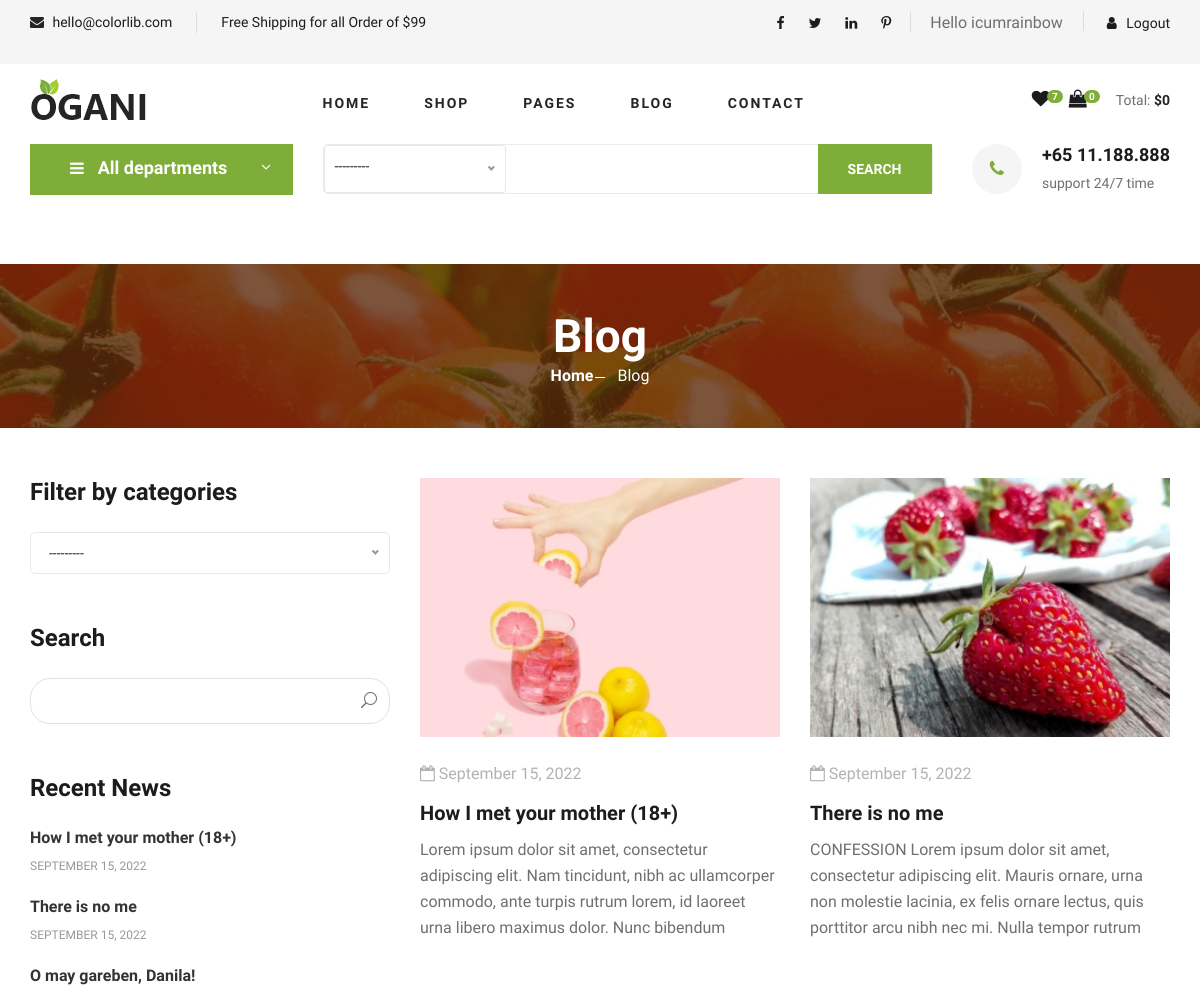
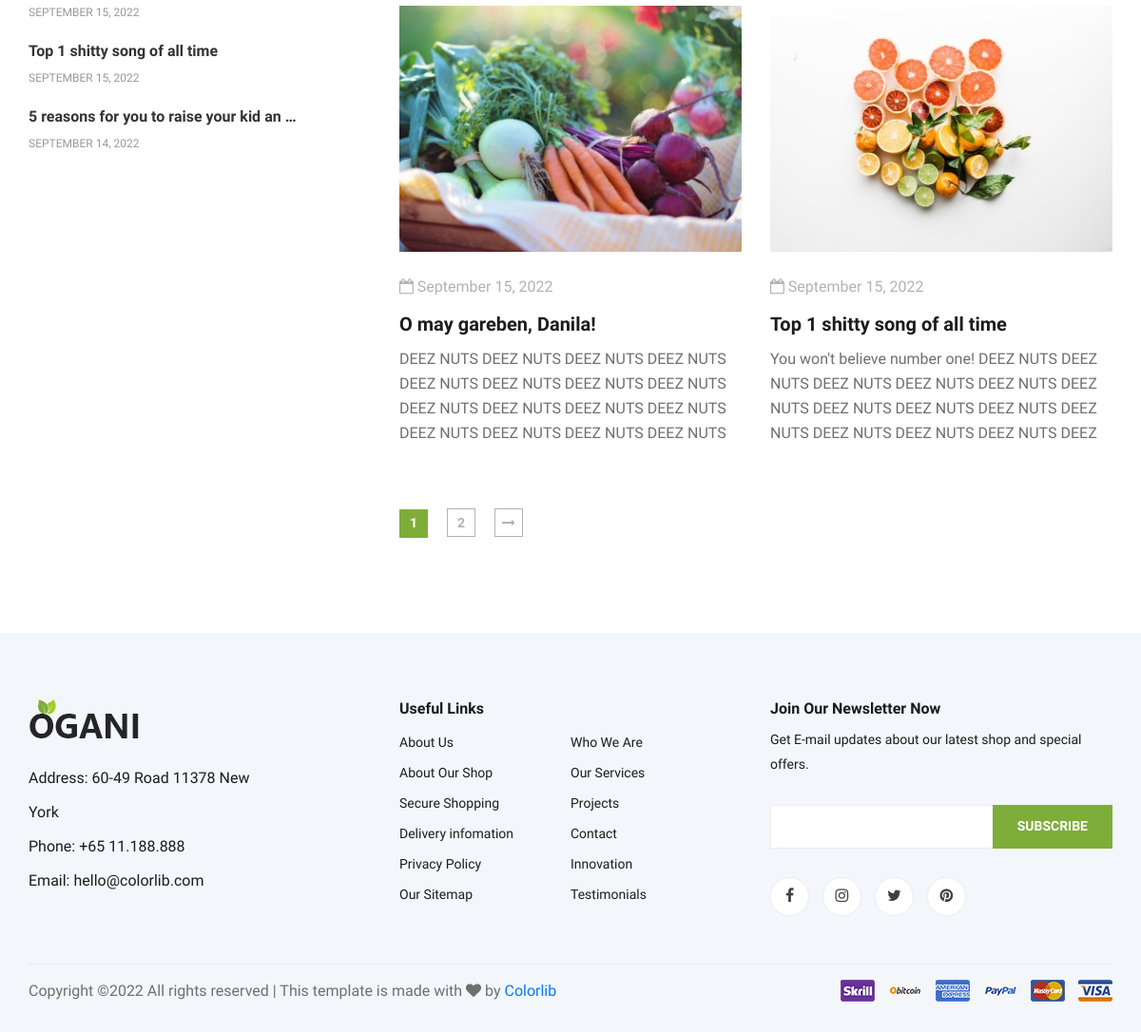
The app's page /blog/ (signed in) with its own data (2 pictures, top to bottom).
### customer/models.py (models this page shows, shortened)
class User(AbstractUser):
    username = models.CharField('Username', blank=False, max_length=100, unique=True)
    email = models.EmailField('Email', default=False, blank=False)
    phone = models.CharField('Phone', max_length=12)
    REQUIRED_FIELDS = ['first_name', 'last_name', 'email', 'phone']
    USERNAME_FIELD = 'username'
    class Meta:
        verbose_name = 'User'
        verbose_name_plural = 'Users'
        indexes = [models.Index(fields=['id', 'password', 'last_login', 'is_superuser', 'first_name', 'last_name', 'is_staff', 'is_active', 'date_joined', 'username', 'email', 'phone'])]

### posts/models.py (models this page shows, shortened)
class Post(models.Model):
    author = models.CharField('Author', max_length=100, null=False)
    avatar = models.ImageField('Avatar', default='details-author.jpg')
    heading = models.CharField('Heading', max_length=200, null=False)
    picture = models.ImageField('Image', default='product-1.jpg')
    content = models.TextField('Content')
    created_at = models.DateTimeField('Created at', default=datetime.now)
    category = models.ForeignKey(to=PostCategory, verbose_name='Category', on_delete=models.CASCADE, default='', related_name='posts')
    class Meta:
        verbose_name = 'Post'
        verbose_name_plural = 'Posts'
        indexes = [models.Index(fields=['id', 'author', 'heading', 'picture', 'content', 'created_at', 'category_id', 'avatar'])]

### posts/views.py (the view)
# urls.py: path('blog/', views.blog_view, name='blog'),
def blog_view(request):
    categories = PostCategory.objects.all()
    posts_by_date = Post.objects.order_by('-created_at')
    post_heading = request.GET.get('heading', '')
    category = request.GET.get('category', False)
    query_params = {'heading__icontains': post_heading}
    if category:
        query_params['category_id'] = int(category)
    posts = posts_by_date.filter(**query_params)
    posts = PostFilter(request.GET, queryset=posts)
    paginator = Paginator(posts.qs, 4)
    page_number = request.GET.get('page', 1)
    page = paginator.get_page(page_number)
    context = {
        'post_categories': categories,
        'posts_by_date': posts_by_date[:6],
        'page': page,
        'posts': posts,
    }
    return render(request, 'blog.html', context)

### templates/blog.html (shortened to what this page needs)
{% extends 'base.html' %}
{% load tags %}
{% load static %}
{% block content %}
    <section class="breadcrumb-section set-bg" data-setbg="{% static 'img/breadcrumb.jpg' %}">
        <div class="container">
            <div class="row">
                <div class="col-lg-12 text-center">
                    <div class="breadcrumb__text">
                        <h2>Blog</h2>
                        <div class="breadcrumb__option">
                            <a href="./index.html">Home</a>
                            <span>Blog</span>
                        </div>
                    </div>
                </div>
            </div>
        </div>
    </section>
    <section class="blog spad">
        <div class="container">
            <div class="row">
                <div class="col-lg-4 col-md-5">
                    <div class="blog__sidebar">
                        <form action="" method="GET">
                            <div class="blog__sidebar__item">
                                <h4>Filter by categories</h4>
                            </div>
                            <div class="blog__sidebar__search">
                                <h4>Search</h4>
                                {{ posts.form.heading }}
                                <button type="submit"><span class="icon_search"></span></button>
                            </div>
                        </form>
                        <div class="blog__sidebar__item">
                            <h4>Recent News</h4>
                            <div class="blog__sidebar__recent">
                                {% for post in posts_by_date %}
                                <a href="{% url 'post' post.id %}" class="blog__sidebar__recent__item">
                                    <div class="blog__sidebar__recent__item__text">
                                        <h6> {{ post.heading|truncatechars:40 }} </h6>
                                        <span>{% format_date post.created_at %}</span>
                                    </div>
                                </a>
                                {% endfor %}
                            </div>
                        </div>
                    </div>
                </div>
                <div class="col-lg-8 col-md-7">
                    <div class="row">
                        {% for post in page %}
                        <div class="col-lg-6 col-md-6 col-sm-6">
                            <div class="blog__item">
                                <div class="blog__item__pic">
                                    <img src="{{ post.picture.url }}" style="object-fit:contain;" alt="">
                                </div>
                                <div class="blog__item__text">
                                    <ul>
                                        <li><i class="fa fa-calendar-o"></i> {% format_date post.created_at %}</li>
                                    </ul>
                                    <h5><a href="{% url 'post' post.id %}">{{ post.heading }}</a></h5>
                                    <p> {{ post.content }} </p>
                                </div>
                            </div>
                        </div>
                        {% endfor %}
                        <div class="col-lg-12">
                            {% if page %}
                                {% include "pagination.html" %}
                            {% endif %}
                        </div>
                    </div>
                </div>
            </div>
        </div>
    </section>
{% endblock %}

### templates/base.html (shortened to what this page needs)
{% load static %}
{% load tags %}
{% load crispy_forms_tags %}
<!DOCTYPE html>
<html lang="zxx">
<head>
    <link rel="stylesheet" href="{% static 'css/bootstrap.min.css' %}" type="text/css">
    <link rel="stylesheet" href="{% static 'css/font-awesome.min.css' %}" type="text/css">
    <link rel="stylesheet" href="{% static 'css/elegant-icons.css' %}" type="text/css">
    <link rel="stylesheet" href="{% static 'css/nice-select.css' %}" type="text/css">
    <link rel="stylesheet" href="{% static 'css/jquery-ui.min.css' %}" type="text/css">
    <link rel="stylesheet" href="{% static 'css/owl.carousel.min.css' %}" type="text/css">
    <link rel="stylesheet" href="{% static 'css/slicknav.min.css' %}" type="text/css">
    <link rel="stylesheet" href="{% static 'css/style.css' %}" type="text/css">
</head>
{% if request.path == "/" %}
<body id="index">
{% else %}
<body>
{% endif %}
<header class="header">
    <div class="header__top">
        <div class="container">
            <div class="row">
                <div class="col-lg-6">
                    <div class="header__top__left">
                        <ul>
                            <li><i class="fa fa-envelope"></i> hello@colorlib.com</li>
                            <li>Free Shipping for all Order of $99</li>
                        </ul>
                    </div>
                </div>
                <div class="col-lg-6">
                    <div class="header__top__right">
                        <div class="header__top__right__social">
                            <a href="#"><i class="fa fa-facebook"></i></a>
                            <a href="#"><i class="fa fa-twitter"></i></a>
                            <a href="#"><i class="fa fa-linkedin"></i></a>
                            <a href="#"><i class="fa fa-pinterest-p"></i></a>
                        </div>
                        {% if user.is_authenticated %}
                        <div class="header__top__right__language">
                            <p>Hello {{user.username}}</p>
                        </div>
                        {% endif %}
                        <div class="header__top__right__auth">
                        {% if user.is_authenticated %}
                        <a href="{% url 'logout' %}"><i class="fa fa-user"></i> Logout</a>
                        {% else %}
                        <a href="{% url 'login' %}"><i class="fa fa-user"></i> Login</a>
                        {% endif %}
                    </div>
                    </div>
                </div>
            </div>
        </div>
    </div>
    <div class="container">
        <div class="row">
            <div class="col-lg-3">
                <div class="header__logo">
                    <a href="{% url 'index' %}"><img src="{% static 'img/logo.png' %}" alt=""></a>
                </div>
            </div>
            <div class="col-lg-6">
                <nav class="header__menu">
                    <ul>
                        <li><a href="{% url 'index' %}">Home</a></li>
                        <li class=""><a href="{% url 'shop_grid' %}">Shop</a></li>
                        <li><a>Pages</a>
                        </li>
                        <li><a href="{% url 'blog' %}">Blog</a></li>
                        <li><a href="{% url 'contact' %}">Contact</a></li>
                    </ul>
                </nav>
            </div>
            <div class="col-lg-3">
                <div class="header__cart">
                    <ul>
                        <li><a href="{% url 'liked_products' %}"><i class="fa fa-heart"></i> <span>{{ liked_products }}</span></a></li>
                        <li><a href="{% url 'cart' %}"><i class="fa fa-shopping-bag"></i> <span>{{ cart_items }}</span></a></li>
                    </ul>
                    <div class="header__cart__price">Total: <span>${{ order_total }}</span></div>
                </div>
            </div>
        </div>
    </div>
</header>
    <section class="hero hero-normal">
        <div class="container">
            <div class="row">
                <div class="col-lg-3">
                    <div class="hero__categories">
                        <div class="hero__categories__all">
                            <i class="fa fa-bars"></i>
                            <span>All departments</span>
                        </div>
                    </div>
                </div>
                <div class="col-lg-9">
                    <div class="hero__search">
                        <div class="hero__search__form">
                            <form action="{% url 'shop_grid' %}" method="GET" class="search-form">
                                <div class="hero__search__categories">
                                </div>
                                {{ filtered_products.form.name }}
                                <button type="submit" class="site-btn">SEARCH</button>
                            </form>
                        </div>
                        <div class="hero__search__phone">
                            <div class="hero__search__phone__icon">
                                <i class="fa fa-phone"></i>
                            </div>
                            <div class="hero__search__phone__text">
                                <h5>+65 11.188.888</h5>
                                <span>support 24/7 time</span>
                            </div>
                        </div>
                    </div>
                </div>
            </div>
        </div>
    </section>
{% block content %}{% endblock %}
<footer class="footer spad">
    <div class="container">
        <div class="row">
            <div class="col-lg-3 col-md-6 col-sm-6">
                <div class="footer__about">
                    <div class="footer__about__logo">
                        <a href="{% url 'index' %}"><img src="{% static 'img/logo.png' %}" alt=""></a>
                    </div>
                    <ul>
                        <li>Address: 60-49 Road 11378 New York</li>
                        <li>Phone: +65 11.188.888</li>
                        <li>Email: hello@colorlib.com</li>
                    </ul>
                </div>
            </div>
            <div class="col-lg-4 col-md-6 col-sm-6 offset-lg-1">
                <div class="footer__widget">
                    <h6>Useful Links</h6>
                    <ul>
                        <li><a href="#">About Us</a></li>
                        <li><a href="#">About Our Shop</a></li>
                        <li><a href="#">Secure Shopping</a></li>
                        <li><a href="#">Delivery infomation</a></li>
                        <li><a href="#">Privacy Policy</a></li>
                        <li><a href="#">Our Sitemap</a></li>
                    </ul>
                    <ul>
                        <li><a href="#">Who We Are</a></li>
                        <li><a href="#">Our Services</a></li>
                        <li><a href="#">Projects</a></li>
                        <li><a href="#">Contact</a></li>
                        <li><a href="#">Innovation</a></li>
                        <li><a href="#">Testimonials</a></li>
                    </ul>
                </div>
            </div>
            <div class="col-lg-4 col-md-12">
                <div class="footer__widget">
                    <h6>Join Our Newsletter Now</h6>
                    <p>Get E-mail updates about our latest shop and special offers.</p>
                    <form action="" method="POST">
                        {{ email_form.email }}
                        <button type="submit" class="site-btn">Subscribe</button>
                    </form>
                    <div class="footer__widget__social">
                        <a href="#"><i class="fa fa-facebook"></i></a>
                        <a href="#"><i class="fa fa-instagram"></i></a>
                        <a href="#"><i class="fa fa-twitter"></i></a>
                        <a href="#"><i class="fa fa-pinterest"></i></a>
                    </div>
                </div>
            </div>
        </div>
        <div class="row">
            <div class="col-lg-12">
                <div class="footer__copyright">
                    <div class="footer__copyright__text">
                        <p>
                            Copyright &copy;<script>document.write(new Date().getFullYear());</script>
                            All rights reserved | This template is made with <i class="fa fa-heart"
                                                                                aria-hidden="true"></i> by <a
                                    href="https://colorlib.com" target="_blank">Colorlib</a>
                            </p>
                    </div>
                    <div class="footer__copyright__payment"><img src="img/payment-item.png" alt=""></div>
                </div>
            </div>
        </div>
    </div>
</footer>
</body>
</html>

### templates/pagination.html (shortened to what this page needs)
{% load static %}
{% load tags %}
<div class="product__pagination">
    {% for page_number in page.paginator.page_range %}
    <a href="{% append_to_url page_number 'page' %}" class="{% if page_number == page.number %}current{% endif %}">
        {{ page_number }}
    </a>
    {% endfor %}
    {% if page.has_next %}
    <a href="{% append_to_url page.next_page_number 'page' %}">
        <i class="fa fa-long-arrow-right"></i>
    </a>
    {% endif %}
</div>

### records on screen
User: username "icumrainbow"
Post: heading "How I met your mother (18+)", created_at "SEPTEMBER 15, 2022", picture (picture), created_at "September 15, 2022", content "Lorem ipsum dolor sit amet, consectetur adipiscing elit. Nam tincidunt, nibh ac ullamcorper commodo, ante turpis rutrum lorem, id laoreet urna libero maximus dolor. Nunc bibendum…"
Post: heading "There is no me", created_at "SEPTEMBER 15, 2022", picture (picture), created_at "September 15, 2022", content "CONFESSION Lorem ipsum dolor sit amet, consectetur adipiscing elit. Mauris ornare, urna non molestie lacinia, ex felis ornare lectus, quis porttitor arcu nibh nec mi. Nulla tempor rutrum…"
Post: heading "O may gareben, Danila!", created_at "SEPTEMBER 15, 2022", picture (picture), created_at "September 15, 2022", content "DEEZ NUTS DEEZ NUTS DEEZ NUTS DEEZ NUTS DEEZ NUTS DEEZ NUTS DEEZ NUTS DEEZ NUTS DEEZ NUTS DEEZ NUTS DEEZ NUTS DEEZ NUTS DEEZ NUTS DEEZ NUTS DEEZ NUTS DEEZ NUTS…"
Post: heading "Top 1 shitty song of all time", created_at "SEPTEMBER 15, 2022", picture (picture), created_at "September 15, 2022", content "You won't believe number one! DEEZ NUTS DEEZ NUTS DEEZ NUTS DEEZ NUTS DEEZ NUTS DEEZ NUTS DEEZ NUTS DEEZ NUTS DEEZ NUTS DEEZ NUTS DEEZ NUTS DEEZ NUTS DEEZ NUTS DEEZ…"
Post: heading "5 reasons for you to raise your kid an …", created_at "SEPTEMBER 14, 2022"

### other values on screen
{{ liked_products }} "7"
{{ cart_items }} "0"
{{ order_total }} "0"
{{ page_number }} "1" "2"
